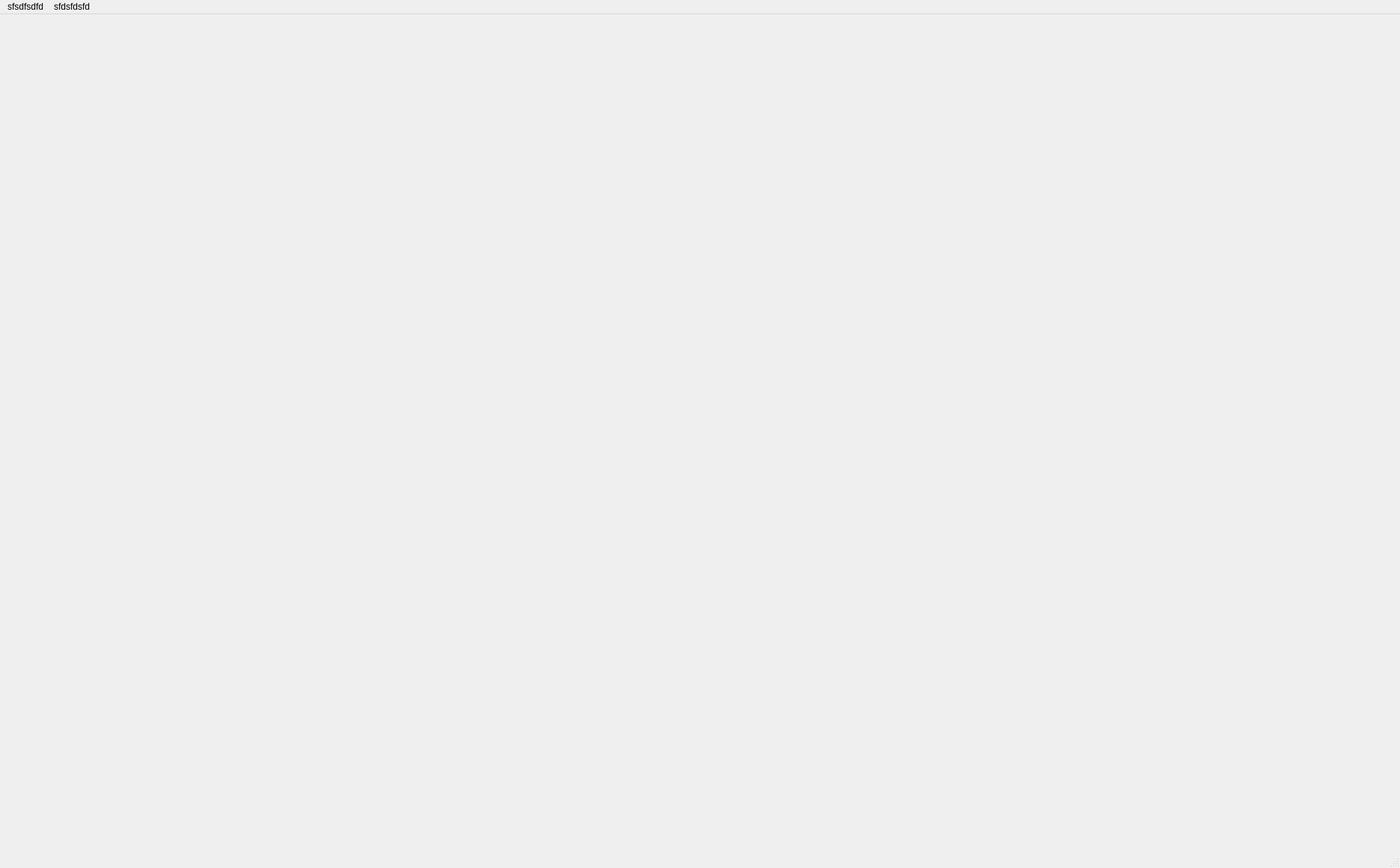
<?xml version="1.0" encoding="UTF-8"?>
<ui version="4.0">
 <class>MainWindow</class>
 <widget class="QMainWindow" name="MainWindow">
  <property name="geometry">
   <rect>
    <x>0</x>
    <y>0</y>
    <width>1871</width>
    <height>1160</height>
   </rect>
  </property>
  <property name="windowTitle">
   <string>MainWindow</string>
  </property>
  <widget class="QWidget" name="centralwidget"/>
  <widget class="QMenuBar" name="menubar">
   <property name="geometry">
    <rect>
     <x>0</x>
     <y>0</y>
     <width>1871</width>
     <height>26</height>
    </rect>
   </property>
   <widget class="QMenu" name="menusfsdfsdfd">
    <property name="title">
     <string>sfsdfsdfd</string>
    </property>
   </widget>
   <widget class="QMenu" name="menusfdsfdsfd">
    <property name="title">
     <string>sfdsfdsfd</string>
    </property>
   </widget>
   <addaction name="menusfsdfsdfd"/>
   <addaction name="menusfdsfdsfd"/>
  </widget>
  <widget class="QStatusBar" name="statusbar"/>
 </widget>
 <resources/>
 <connections/>
</ui>
